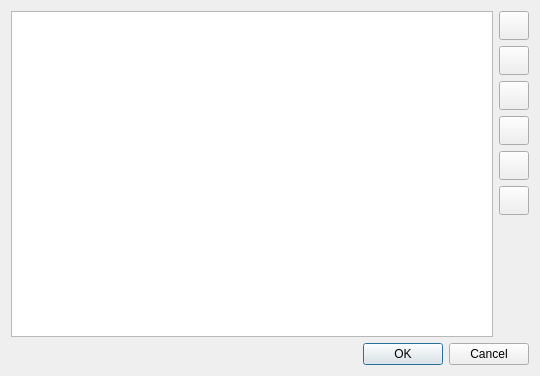
<?xml version="1.0" encoding="UTF-8"?>
<ui version="4.0">
 <class>DialogEditTable</class>
 <widget class="QDialog" name="DialogEditTable">
  <property name="geometry">
   <rect>
    <x>0</x>
    <y>0</y>
    <width>540</width>
    <height>376</height>
   </rect>
  </property>
  <property name="windowTitle">
   <string>Dialog</string>
  </property>
  <property name="windowIcon">
   <iconset resource="../resources.qrc">
    <normaloff>:/images/images/table_16x16.png</normaloff>:/images/images/table_16x16.png</iconset>
  </property>
  <layout class="QVBoxLayout" name="verticalLayout_2">
   <item>
    <layout class="QHBoxLayout" name="horizontalLayout_2">
     <item>
      <widget class="QTableView" name="tableView">
       <property name="selectionBehavior">
        <enum>QAbstractItemView::SelectRows</enum>
       </property>
      </widget>
     </item>
     <item>
      <layout class="QVBoxLayout" name="verticalLayout">
       <item>
        <widget class="QToolButton" name="toolButtonAdd">
         <property name="text">
          <string/>
         </property>
         <property name="icon">
          <iconset resource="../resources.qrc">
           <normaloff>:/images/images/list-add.png</normaloff>:/images/images/list-add.png</iconset>
         </property>
         <property name="iconSize">
          <size>
           <width>22</width>
           <height>22</height>
          </size>
         </property>
        </widget>
       </item>
       <item>
        <widget class="QToolButton" name="toolButtonRemove">
         <property name="text">
          <string/>
         </property>
         <property name="icon">
          <iconset resource="../resources.qrc">
           <normaloff>:/images/images/list-remove.png</normaloff>:/images/images/list-remove.png</iconset>
         </property>
         <property name="iconSize">
          <size>
           <width>22</width>
           <height>22</height>
          </size>
         </property>
        </widget>
       </item>
       <item>
        <widget class="QToolButton" name="toolButtonEdit">
         <property name="text">
          <string/>
         </property>
         <property name="icon">
          <iconset resource="../resources.qrc">
           <normaloff>:/images/images/story-editor.png</normaloff>:/images/images/story-editor.png</iconset>
         </property>
         <property name="iconSize">
          <size>
           <width>22</width>
           <height>22</height>
          </size>
         </property>
        </widget>
       </item>
       <item>
        <widget class="QToolButton" name="toolButtonRefresh">
         <property name="text">
          <string/>
         </property>
         <property name="icon">
          <iconset resource="../resources.qrc">
           <normaloff>:/images/images/view-refresh.png</normaloff>:/images/images/view-refresh.png</iconset>
         </property>
         <property name="iconSize">
          <size>
           <width>22</width>
           <height>22</height>
          </size>
         </property>
        </widget>
       </item>
       <item>
        <widget class="QToolButton" name="toolButtonRevert">
         <property name="text">
          <string/>
         </property>
         <property name="icon">
          <iconset resource="../resources.qrc">
           <normaloff>:/images/images/edit-undo.png</normaloff>:/images/images/edit-undo.png</iconset>
         </property>
         <property name="iconSize">
          <size>
           <width>22</width>
           <height>22</height>
          </size>
         </property>
        </widget>
       </item>
       <item>
        <widget class="QToolButton" name="toolButtonSave">
         <property name="text">
          <string/>
         </property>
         <property name="icon">
          <iconset resource="../resources.qrc">
           <normaloff>:/images/images/document-save.png</normaloff>:/images/images/document-save.png</iconset>
         </property>
         <property name="iconSize">
          <size>
           <width>22</width>
           <height>22</height>
          </size>
         </property>
        </widget>
       </item>
       <item>
        <spacer name="verticalSpacer">
         <property name="orientation">
          <enum>Qt::Vertical</enum>
         </property>
         <property name="sizeHint" stdset="0">
          <size>
           <width>20</width>
           <height>40</height>
          </size>
         </property>
        </spacer>
       </item>
      </layout>
     </item>
    </layout>
   </item>
   <item>
    <widget class="QDialogButtonBox" name="buttonBox">
     <property name="orientation">
      <enum>Qt::Horizontal</enum>
     </property>
     <property name="standardButtons">
      <set>QDialogButtonBox::Cancel|QDialogButtonBox::Ok</set>
     </property>
    </widget>
   </item>
  </layout>
 </widget>
 <resources>
  <include location="../resources.qrc"/>
 </resources>
 <connections>
  <connection>
   <sender>buttonBox</sender>
   <signal>accepted()</signal>
   <receiver>DialogEditTable</receiver>
   <slot>accept()</slot>
   <hints>
    <hint type="sourcelabel">
     <x>248</x>
     <y>254</y>
    </hint>
    <hint type="destinationlabel">
     <x>157</x>
     <y>274</y>
    </hint>
   </hints>
  </connection>
  <connection>
   <sender>buttonBox</sender>
   <signal>rejected()</signal>
   <receiver>DialogEditTable</receiver>
   <slot>reject()</slot>
   <hints>
    <hint type="sourcelabel">
     <x>316</x>
     <y>260</y>
    </hint>
    <hint type="destinationlabel">
     <x>286</x>
     <y>274</y>
    </hint>
   </hints>
  </connection>
 </connections>
</ui>
